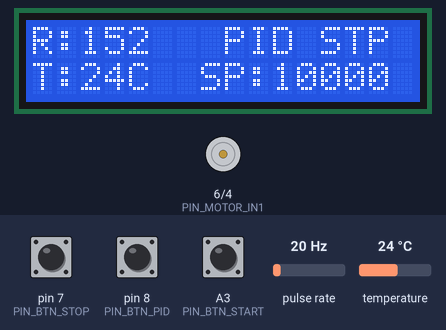
Bench run of a sketch on a simulated Arduino Uno, built with avr-gcc and run on an emulated ATmega328P. Parts: 16×2 character LCD, motor-driver pin pairs drawn as motors (green arrow = first pin HIGH = forward, orange = second pin HIGH = backward, longer = more drive, scaled by the enable pin). Wiring (inferred from the names in the program): pulse sensor: data pin 2; LM75 temperature sensor at I2C address 0x48. Inputs (shaded band) come from the test bench; at power-on: A3 (PIN_BTN_START) HIGH, pin 8 (PIN_BTN_PID) HIGH, pin 7 (PIN_BTN_STOP) HIGH, pulse rate 20 Hz, temperature 24 °C. No radio packets arrive unless stated; what the sketch prints to the serial monitor is not drawn.

Above: at 2.2 s.
2.3 s: A3 (PIN_BTN_START) pulled LOW for 0.15 s
At 3.0 s:
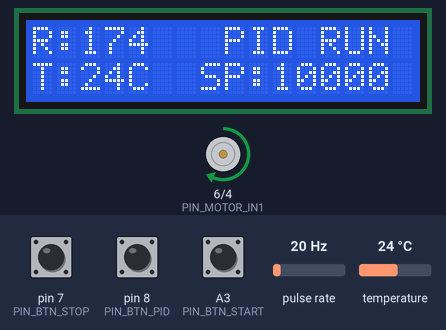
5.1 s: pin 8 (PIN_BTN_PID) pulled LOW for 0.15 s
At 5.86 s:
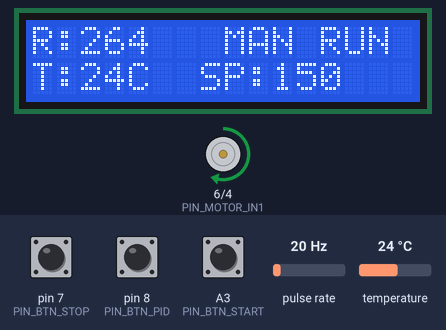
8.3 s: pin 7 (PIN_BTN_STOP) pulled LOW for 0.15 s
At 9.0 s:
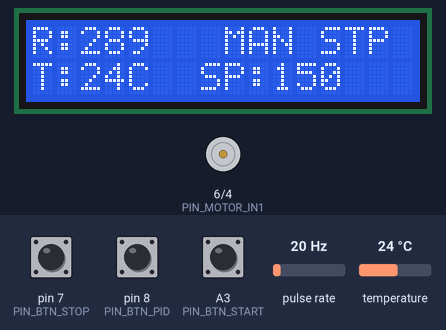
11.1 s: pin 8 (PIN_BTN_PID) pulled LOW for 0.15 s
At 13.3 s:
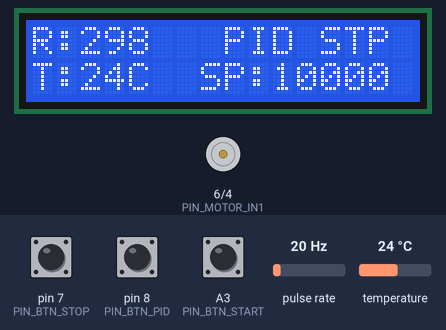
Timing chart, 0 to 14.8 s (numbered marks = the images above; inputs shaded):
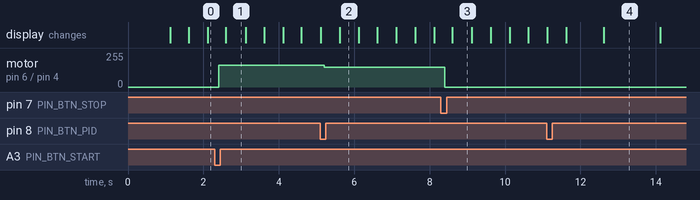

Measured:
- after the input at 2.3 s, motor on pin 6 (PIN_MOTOR_IN1) / pin 4 (PIN_MOTOR_IN2): stopped → forward 162/255 after 0.10 s, → forward 163/255 2.0 s later; the display: changes after 0.30 s (image 1)
- after the input at 5.1 s, the display: first differs from a run without the input after 0.52 s (image 2)
- after the input at 8.3 s, motor on pin 6 (PIN_MOTOR_IN1) / pin 4 (PIN_MOTOR_IN2): forward 150/255 → stopped after 0.10 s; the display: changes after 0.30 s (image 3)
- after the input at 11.1 s, the display: first differs from a run without the input after 0.52 s (image 4 shows a later state)
- what the display in image 1 shows lasts 0.5 s, from 2.6 s to 3.1 s

The sketch:

PID_Tuning.ino
```cpp
#include <SPI.h>
#include <nRF24L01.h>
#include <RF24.h>
#include <Wire.h>
#include <LiquidCrystal_I2C.h>
#include <DHT.h>

// ---------- PIN MAPPING ----------
#define PIN_RPM_INT     2
#define PIN_MOTOR_PWM   3
#define PIN_MOTOR_IN2   4
#define PIN_DHT         5
#define PIN_MOTOR_IN1   6
#define PIN_BTN_STOP    7
#define PIN_BTN_PID     8
#define PIN_RF_CE       9
#define PIN_RF_CSN      10
#define PIN_LDR         A0
#define PIN_BTN_START   A3

// ---------- CONFIG ----------
#define TC74_ADDR       0x48
#define LCD_ADDR        0x27
#define DHT_TYPE        DHT11
#define N_SLOTS         4

// ---------- STRUCTS ----------
struct ControlPacket {
  bool motorStop;
  char command;
  uint8_t setpoint;
  bool pidEnable;
  uint16_t seq;
};

struct TelemetryPacket {
  uint16_t rpm;
  float tempC;
  float humidity;
  uint16_t light;
  bool pidMode;
  uint8_t motorPWM;
  char status[12];
};

// ---------- GLOBALS ----------
RF24 radio(PIN_RF_CE, PIN_RF_CSN);
LiquidCrystal_I2C lcd(LCD_ADDR, 16, 2);
DHT dht(PIN_DHT, DHT_TYPE);

const byte pipeCMD[6] = "L9CMD";
const byte pipeTLM[6] = "L9TLM";

ControlPacket incoming;
TelemetryPacket tlmOut;

struct InternalState {
  int setpoint;
  bool motorStop;
  bool reverse;
  bool pidEnabled;
} sys = {10000, true, false, true};

unsigned long lastPacketMs = 0;
const unsigned long RX_TIMEOUT_MS = 2000;
bool isConnected = false;

volatile unsigned long pulseCount = 0;
const unsigned long Ts_ms = 200; // Stabilized window //100
const float Ts = Ts_ms / 1000.0f;

// PID Tuning Parameters - Optimized for 4-blade resolution
float Kp = 0.0165f, Ki = 0.0001f, Kd = 0.0f; //Ki=0.0000122f Kp = 0.0131 or 0.0160
float Iacc = 0, rpm_filtered = 0, rpm_prev_filtered = 0;
float alpha = 0.92f;
int current_u = 0;

unsigned long lastControlMs = 0;
unsigned long lastDisplayMs = 0;

// ---------- DEBOUNCING GLOBALS ----------
volatile unsigned long lastPulseTime = 0;
const unsigned long debounceTime_us = 500;

void countPulse() {
  unsigned long now_us = micros();
  if (now_us - lastPulseTime > debounceTime_us) {
    pulseCount++;
    lastPulseTime = now_us;
  }
}

void setup() {
  Serial.begin(115200);
  Wire.begin();
  lcd.init();
  lcd.backlight();
  dht.begin();

  pinMode(PIN_MOTOR_PWM, OUTPUT);
  pinMode(PIN_MOTOR_IN1, OUTPUT);
  pinMode(PIN_MOTOR_IN2, OUTPUT);
  pinMode(PIN_BTN_START, INPUT_PULLUP);
  pinMode(PIN_BTN_STOP, INPUT_PULLUP);
  pinMode(PIN_BTN_PID, INPUT_PULLUP);
  pinMode(PIN_RPM_INT, INPUT_PULLUP);
  attachInterrupt(digitalPinToInterrupt(PIN_RPM_INT), countPulse, FALLING);

  radio.begin();
  radio.setDataRate(RF24_1MBPS);
  radio.setChannel(108);
  radio.setPALevel(RF24_PA_LOW);
  radio.openReadingPipe(1, pipeCMD);
  radio.openWritingPipe(pipeTLM);
  radio.startListening();

  lcd.print("PID READY");
  delay(1000);
  lcd.clear();
}

void loop() {
  unsigned long now = millis();

  // 1. WIRELESS RECEIVE (Bypassed logic for Offline Tuning)
  if (radio.available()) {
    radio.read(&incoming, sizeof(incoming));
    lastPacketMs = now;
    isConnected = true;
    // Note: Radio setpoint logic is commented out to prioritize buttons
  }

  // 3. PHYSICAL BUTTON OVERRIDES
  if (digitalRead(PIN_BTN_START) == LOW) sys.motorStop = false;
  if (digitalRead(PIN_BTN_STOP) == LOW)  sys.motorStop = true;

  static bool lastPidBtn = HIGH;
  bool pidBtn = digitalRead(PIN_BTN_PID);
  if (pidBtn == LOW && lastPidBtn == HIGH) {
    sys.pidEnabled = !sys.pidEnabled;
    if (!sys.pidEnabled) sys.setpoint = 150;
    else sys.setpoint = 10000;
    delay(50);
  }
  lastPidBtn = pidBtn;

  // 4. PID CONTROL LOOP (100ms)
  if (now - lastControlMs >= Ts_ms) {
    lastControlMs += Ts_ms;

    noInterrupts();
    float currentPulses = pulseCount;
    pulseCount = 0;
    interrupts();

    float rpm_measured = (currentPulses / Ts) * 60.0f / (float)N_SLOTS;
    rpm_filtered = (alpha * rpm_filtered) + ((1.0f - alpha) * rpm_measured);

    float error_rpm = 0;

    if (sys.motorStop) {
      analogWrite(PIN_MOTOR_PWM, 0);
      Iacc = 0;
      current_u = 0;
    } else {
      digitalWrite(PIN_MOTOR_IN1, !sys.reverse);
      digitalWrite(PIN_MOTOR_IN2, sys.reverse);

      if (sys.pidEnabled) {
        error_rpm = (float)sys.setpoint - rpm_filtered;
        float P = Kp * error_rpm;
        float D = -Kd * (rpm_filtered - rpm_prev_filtered) / Ts;
        float I_candidate = Iacc + (Ki * Ts * error_rpm);

        // Anti-Saturation & Anti-Windup Logic
        float total_u = P + I_candidate + D;
        if (total_u >= 0 && total_u <= 255) {
            Iacc = I_candidate;
        }
        current_u = constrain((int)total_u, 0, 255);

      } else {
        current_u = constrain(sys.setpoint, 0, 255);
        error_rpm = 0;
      }
      analogWrite(PIN_MOTOR_PWM, current_u);
    }
    rpm_prev_filtered = rpm_filtered;

    // SERIAL PLOTTER OUTPUT
    Serial.print("Setpoint:"); Serial.print(sys.setpoint); Serial.print(",");
    Serial.print("Current_RPM:"); Serial.print(rpm_filtered); Serial.print(",");
    Serial.print("Error_RPM:"); Serial.println(error_rpm);
  }

  // 5. TELEMETRY & DISPLAY (500ms)
  if (now - lastDisplayMs >= 500) {
    lastDisplayMs = now;

    int8_t temp = -127;
    Wire.beginTransmission(TC74_ADDR);
    Wire.write(0x00);
    if (Wire.endTransmission() == 0) {
      Wire.requestFrom(TC74_ADDR, (byte)1);
      if (Wire.available()) temp = (int8_t)Wire.read();
    }

    lcd.setCursor(0, 0);
    lcd.print("R:"); lcd.print((int)rpm_filtered); lcd.print("    ");
    lcd.setCursor(8, 0);
    lcd.print(sys.pidEnabled ? "PID " : "MAN ");
    lcd.print(sys.motorStop ? "STP" : "RUN");

    lcd.setCursor(0, 1);
    lcd.print("T:"); if (temp == -127) lcd.print("--"); else lcd.print(temp);
    lcd.print("C  SP:"); lcd.print(sys.setpoint); lcd.print("   ");
  }
}
```
